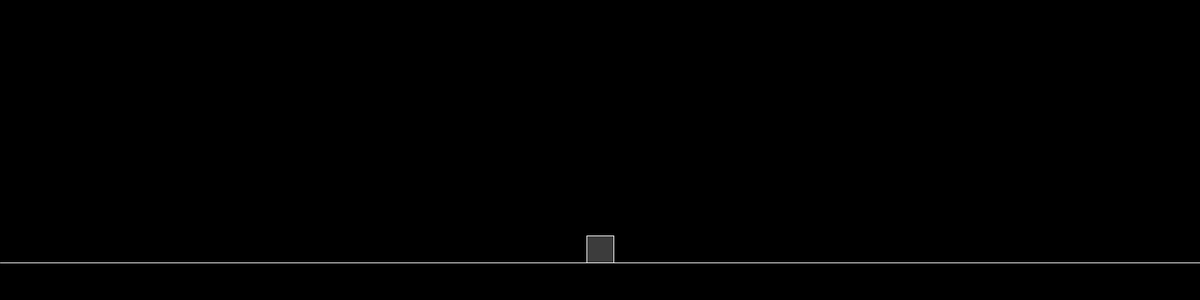
Frame 1 (no input)
Frame 60 (the mouse pressed at the canvas centre just before this capture): identical to frame 1, image omitted
Frame 120 (the mouse held since frame 60 and released just before this capture): identical to frame 1, image omitted

The Processing sketch that drew this single still picture (run headless with seeded random() and noise(); from frame 60 on, the mouse is pressed at the canvas centre):

// Processing sketch: Friction
// ── Friction.pde

Square square;
void setup() {
  //fullScreen();
  size(1600, 400);
  frameRate(60);
  background(0);

  square = new Square();
}

void draw() {  
  background(0);
  stroke(255);
  translate(0, 350);
  line(0, 0, width, 0);

  PVector push = new PVector(x, 0);
  square.applyForce(push);

  PVector gravity = new PVector(0, 0.2);
  square.applyForce(gravity);

  float fcnCoefficient = 0.05;
  PVector friction = square.vel.copy();
  PVector location = square.loc.copy();
  friction.y = 0;
  friction.normalize();
  friction.mult(-fcnCoefficient);

  if ( location.y >= 0 ) {
    square.applyForce(friction);
  }

  square.display();
  square.motion();
  square.boundary();
}

float x, y;

void keyPressed() {

  PVector surrogate = square.loc.copy();
  if (surrogate.y >= 0 ) {
    if (keyCode == UP ) {
      PVector jump = new PVector(0, -8);
      square.applyJump(jump);
    }

    if (keyCode == RIGHT ) {
      x = 0.2;
    }
    if (keyCode == LEFT ) {
      x = -0.2;
    }
  }
}

void keyReleased() {
  x = 0;
  y = 0;
}

// ── Object.pde
class Square {
  PVector loc, vel, acc;
  int side = 36;
  
  Square() {
    loc = new PVector(width/2, 0);
    vel = new PVector();
    acc = new PVector();  
  }

  void display() {
    strokeWeight(1);
    stroke(255);
    fill(60);
    rect(loc.x - side/2, loc.y - side, side, side);
  }

  void applyForce(PVector force) {
    acc.add(force);
  }
  
  void applyJump(PVector jump) {
    vel.add(jump);
  }

  void motion() {
    vel.limit(10);
    vel.add(acc);
    loc.add(vel);
    acc.mult(0);

    if ( abs(vel.x) < 0.01 ) {
      vel.x = 0;
    }
  }


  void boundary() {
    if (loc.x > width - side/2 || loc.x < side/2 ) {
      vel.x = -vel.x;
    }

    if ( loc.y > 0 ) {
      vel.y = 0;
      acc.y = 0;
      loc.y = 0;
    }

    if ( loc.y < -350 + side ) {
      vel.y = -vel.y;
    }
  }
}
